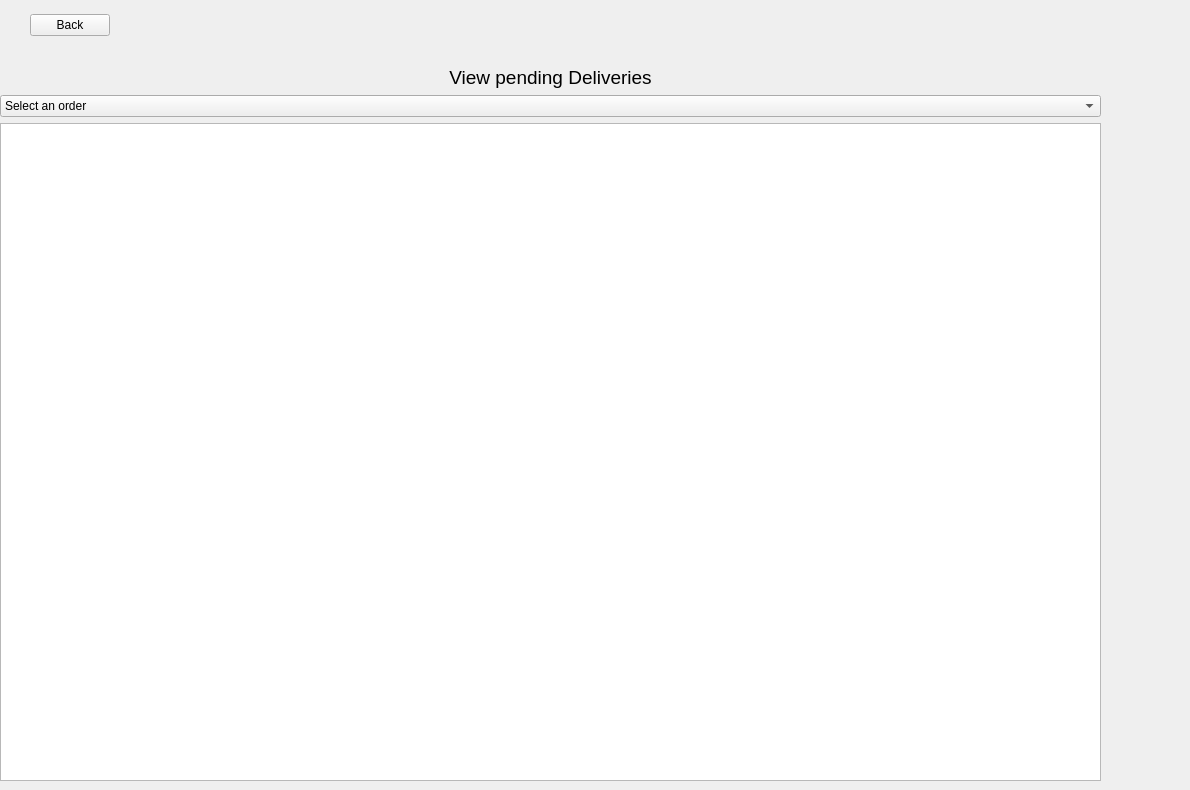
      <widget class="QWidget" name="pendingDeliveries">
       <widget class="QWidget" name="horizontalLayoutWidget_5">
        <property name="geometry">
         <rect>
          <x>30</x>
          <y>0</y>
          <width>1121</width>
          <height>51</height>
         </rect>
        </property>
        <layout class="QHBoxLayout" name="horizontalLayout_5">
         <item>
          <widget class="QPushButton" name="backBTN_3">
           <property name="text">
            <string>Back</string>
           </property>
          </widget>
         </item>
         <item>
          <spacer name="horizontalSpacer_8">
           <property name="orientation">
            <enum>Qt::Horizontal</enum>
           </property>
           <property name="sizeHint" stdset="0">
            <size>
             <width>40</width>
             <height>20</height>
            </size>
           </property>
          </spacer>
         </item>
        </layout>
       </widget>
       <widget class="QWidget" name="gridLayoutWidget_6">
        <property name="geometry">
         <rect>
          <x>0</x>
          <y>60</y>
          <width>1181</width>
          <height>721</height>
         </rect>
        </property>
        <layout class="QGridLayout" name="homeButtons_5">
         <item row="2" column="0">
          <widget class="QWidget" name="widget_5" native="true"/>
         </item>
         <item row="3" column="0">
          <widget class="QLabel" name="label_10">
           <property name="font">
            <font>
             <pointsize>14</pointsize>
            </font>
           </property>
           <property name="text">
            <string>View pending Deliveries</string>
           </property>
           <property name="alignment">
            <set>Qt::AlignCenter</set>
           </property>
          </widget>
         </item>
         <item row="9" column="0">
          <widget class="QTextEdit" name="pendingOrderDetails"/>
         </item>
         <item row="4" column="0">
          <widget class="QComboBox" name="pendingOrders">
           <item>
            <property name="text">
             <string>Select an order</string>
            </property>
           </item>
          </widget>
         </item>
         <item row="9" column="1">
          <layout class="QVBoxLayout" name="verticalLayout_17">
           <property name="spacing">
            <number>40</number>
           </property>
           <property name="leftMargin">
            <number>40</number>
           </property>
           <property name="topMargin">
            <number>100</number>
           </property>
           <property name="rightMargin">
            <number>40</number>
           </property>
          </layout>
         </item>
        </layout>
       </widget>
      </widget>
